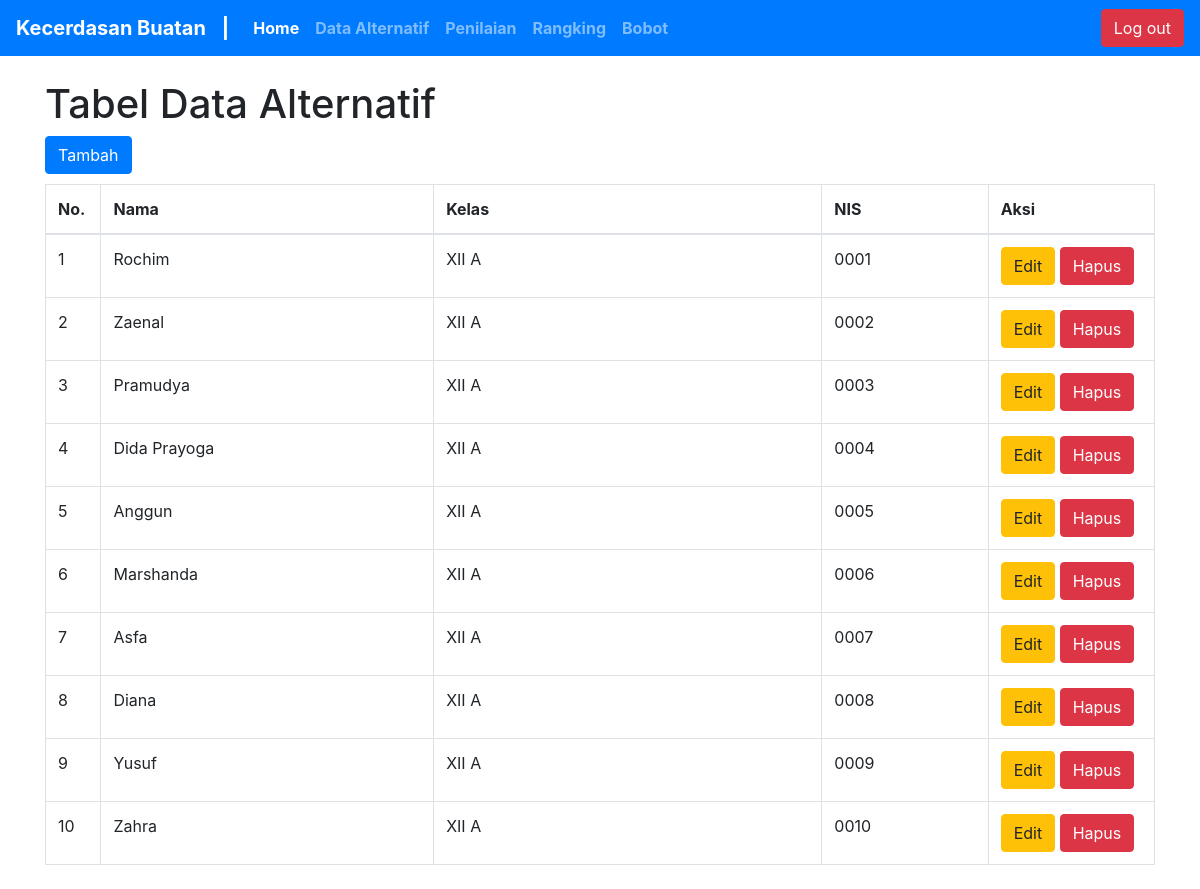
Screenshot of /index.php?halaman=data&pesan=edit_sukses (signed in) with the database file from the repository.
### tables this page shows
CREATE TABLE `tbl_alternatif` (
  `id_alternatif` int(11) NOT NULL,
  `nama` varchar(30) NOT NULL,
  `kelas` varchar(60) NOT NULL,
  `nis` varchar(14) NOT NULL
);

### alternatif/alternatif.php (the view)
<?php
include "koneksi.php";
$slq="select * from tbl_alternatif";
$hasil=mysqli_query($koneksi,$slq);
?>
<div class="container my-4">
<h1>Tabel Data Alternatif</h1>
 <a href="index.php?halaman=tambah_data">
 <input type="button" class="btn btn-primary" value="Tambah" name="" style="margin-bottom:10px ">
 </a>
 <table class="table table-bordered">
  <thead>
   <tr style="font-weight: bold">
    <td width="5%">No.</td>
    <td width="30%">Nama</td>
    <td width="35%">Kelas</td>
    <td width="15%">NIS</td>
    <td width="15%">Aksi</td>
   </tr>
  </thead>
  <tbody>
   <?php
   $no=1;
   while ($row=mysqli_fetch_array($hasil)) {
   ?>
   <tr>
    <td><?php echo $no++?></td>
    <td><?php echo $row['nama']?></td>
    <td><?php echo $row['kelas']?></td>
    <td><?php echo $row['nis']?></td>
    <td>
     <a href="index.php?halaman=edit_data&id_alternatif=<?php echo $row['id_alternatif'] ?>">
     <input type="button" value="Edit" class="btn btn-warning" name="">
     </a>
     <a onclick="return confirm('Kamu Yakin?')" href="alternatif/aksi_hapus_alternatif.php?id_alternatif=<?php echo $row['id_alternatif'] ?>">
     <input type="button" value="Hapus" class="btn btn-danger" name="">
     </a>
    </td>
   </tr>
   <?php
   }
   ?>
  </tbody>
 </table>
</div>

### rows the page displays
tbl_alternatif: nama "Rochim", kelas "XII A", nis "0001"
tbl_alternatif: nama "Zaenal", kelas "XII A", nis "0002"
tbl_alternatif: nama "Pramudya", kelas "XII A", nis "0003"
tbl_alternatif: nama "Dida Prayoga", kelas "XII A", nis "0004"
tbl_alternatif: nama "Anggun", kelas "XII A", nis "0005"
tbl_alternatif: nama "Marshanda", kelas "XII A", nis "0006"
tbl_alternatif: nama "Asfa", kelas "XII A", nis "0007"
tbl_alternatif: nama "Diana", kelas "XII A", nis "0008"
tbl_alternatif: nama "Yusuf", kelas "XII A", nis "0009"
tbl_alternatif: nama "Zahra", kelas "XII A", nis "0010"
